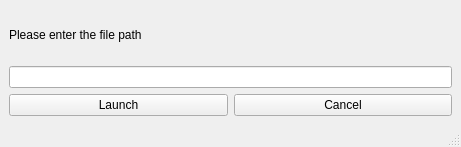
<?xml version="1.0" encoding="UTF-8"?>
<ui version="4.0">
 <class>LaunchServer</class>
 <widget class="QMainWindow" name="LaunchServer">
  <property name="geometry">
   <rect>
    <x>0</x>
    <y>0</y>
    <width>461</width>
    <height>147</height>
   </rect>
  </property>
  <property name="windowTitle">
   <string>MainWindow</string>
  </property>
  <widget class="QWidget" name="centralwidget">
   <layout class="QGridLayout" name="gridLayout">
    <item row="0" column="0">
     <widget class="QLabel" name="label">
      <property name="text">
       <string>Please enter the file path</string>
      </property>
     </widget>
    </item>
    <item row="1" column="0" colspan="2">
     <widget class="QLineEdit" name="filePathLineEdit"/>
    </item>
    <item row="2" column="0">
     <widget class="QPushButton" name="launchButton">
      <property name="text">
       <string>Launch</string>
      </property>
     </widget>
    </item>
    <item row="2" column="1">
     <widget class="QPushButton" name="cancelButton">
      <property name="text">
       <string>Cancel</string>
      </property>
     </widget>
    </item>
   </layout>
  </widget>
  <widget class="QStatusBar" name="statusbar"/>
 </widget>
 <resources/>
 <connections/>
</ui>
